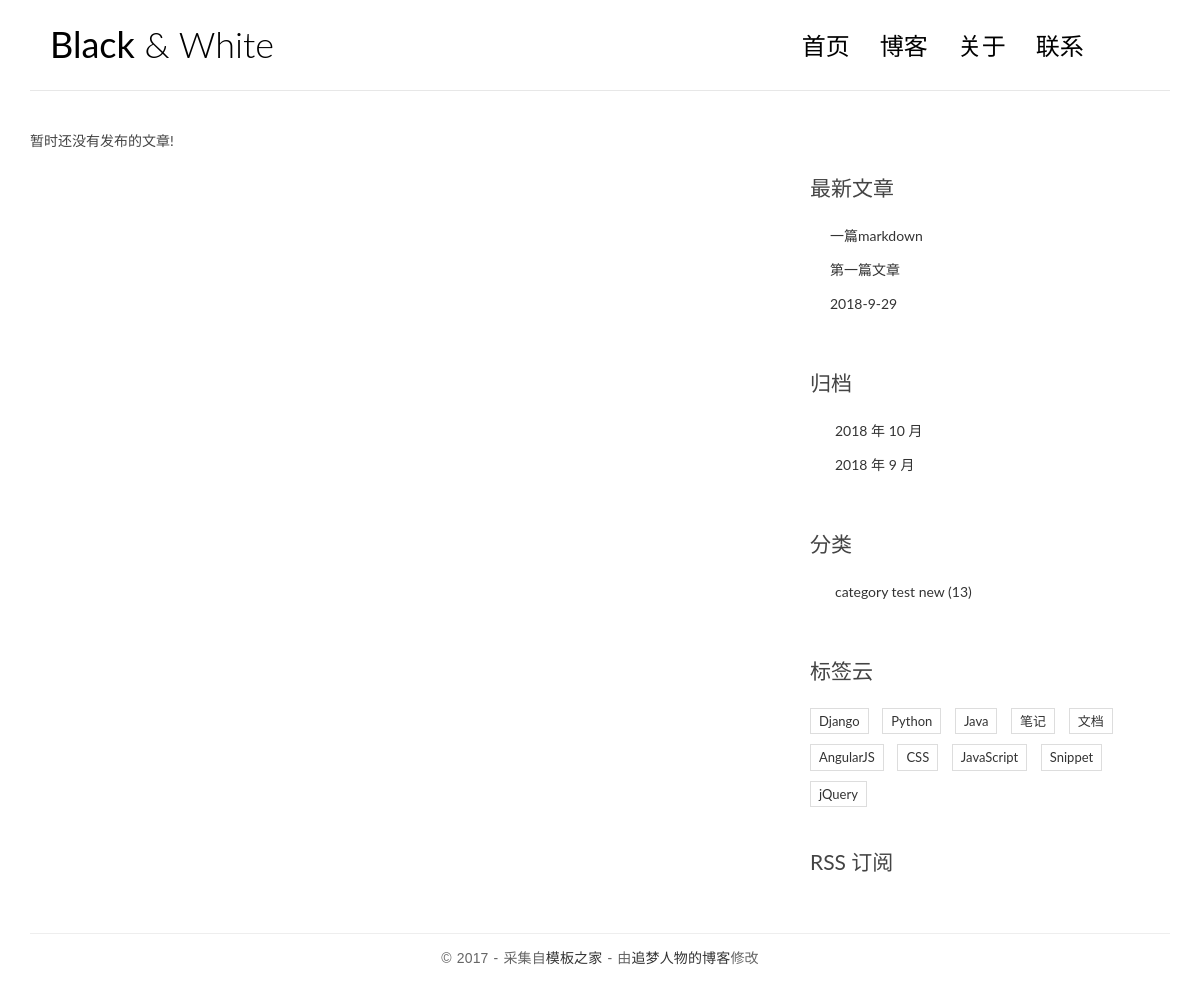
/archives/2018/12/, run on an earlier commit of the app's database.
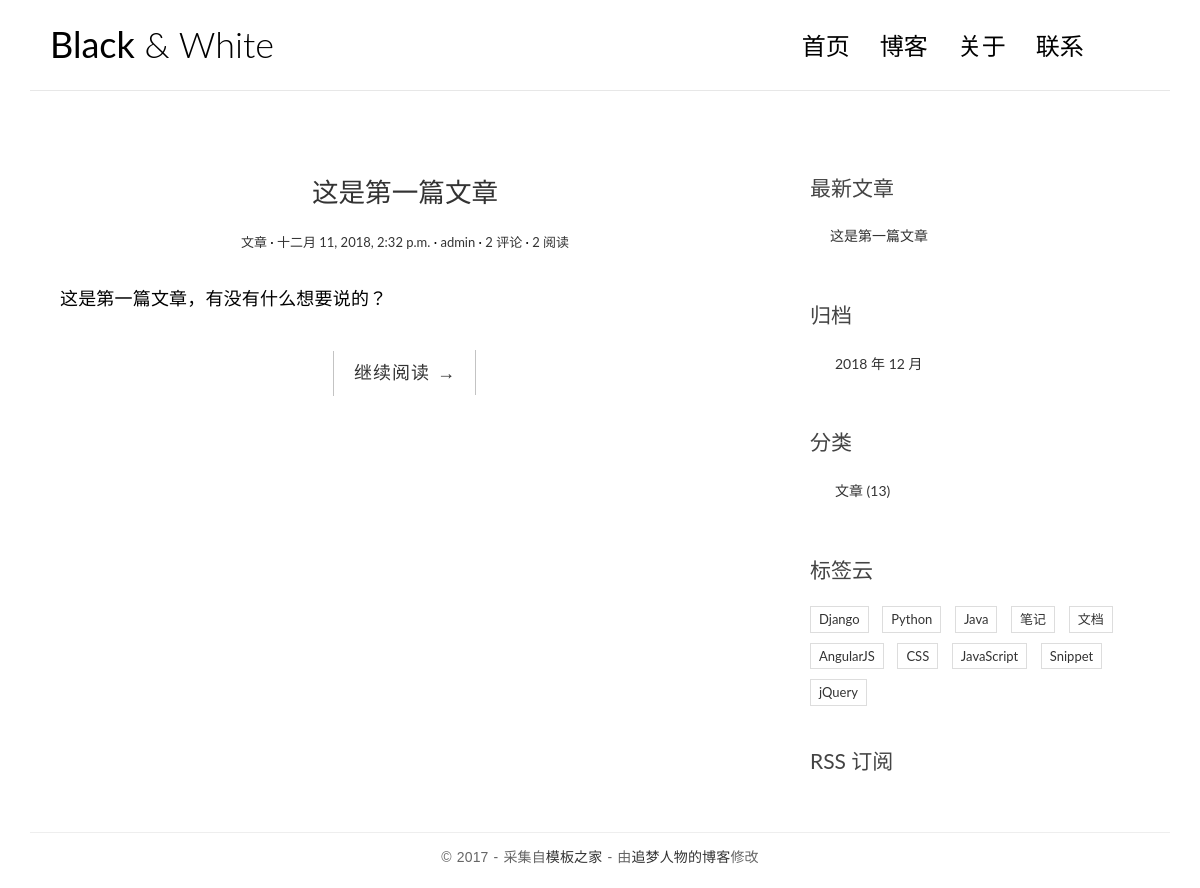
And on a later commit of the database.
### blog/models.py (models this page shows, shortened)
class Post(models.Model):
    title = models.CharField(max_length=70)
    body = models.TextField()
    create_time = models.DateTimeField()
    modified_time = models.DateTimeField()
    excerpt = models.CharField(max_length=200,blank=True)
    category = models.ForeignKey(Category)
    tags = models.ManyToManyField(Tag, blank=True)
    author = models.ForeignKey(User)
    views = models.PositiveIntegerField(default=0)
    def get_absolute_url(self):
        return reverse('blog:detail',kwargs={'pk':self.pk})
    class Meta:
        ordering = ["-create_time"]

class Category(models.Model):
    name = models.CharField(max_length=100)

### blog/views.py (the view)
# urls.py: url(r'^archives/(?P<year>\d{4})/(?P<month>\d{1,2})/$',views.ArchivesView.as_view(), name='archives'),
class ArchivesView(ListView):
    model = Post
    template_name = 'blog/index.html'
    context_object_name = 'post_list'
    def get_queryset(self):
        return super().get_queryset().filter(create_time__year=self.kwargs.get('year'),create_time__month=self.kwargs.get('month'))

### blog/templatetags/blog_tags.py (called while the page is built)
@register.simple_tag
def get_recent_posts(num=5):
    return Post.objects.all().order_by('-create_time')[:num]

@register.simple_tag
def archives():
    return Post.objects.dates('create_time','month',order='DESC')

@register.simple_tag
def get_categories():
    return Category.objects.all()

### templates/blog/index.html (shortened to what this page needs)
{% extends 'base.html' %}
{% block main%}
{% for post in post_list %}
<article class="post post-{{post.pk}}">
    <header class="entry-header">
        <h1 class="entry-title">
            <a href="{{post.get_absolute_url}}">{{post.title}}</a>
        </h1>
        <div class="entry-meta">
            <span class="post-category"><a href="#">{{post.category.name}}</a></span>
            <span class="post-date"><a href="#"><time class="entry-date" datetime="{{post.create_time}}">{{post.create_time}}</time></a></span>
            <span class="post-author"><a href="#">{{post.author}}</a></span>
            <span class="comments-link"><a href="#">{{post.comment_set.count}} 评论</a></span>
            <span class="views-count"><a href="#">{{post.views}} 阅读</a></span>
        </div>
    </header>
    <div class="entry-content clearfix">
        <p>{{post.excerpt}}</p>
        <div class="read-more cl-effect-14">
            <a href="{{post.get_absolute_url}}" class="more-link">继续阅读 <span class="meta-nav">→</span></a>
        </div>
    </div>
</article>
{% empty %}
<div class='no-post'>暂时还没有发布的文章!</div>
{% endfor %}
{% endblock main%}

### templates/base.html (shortened to what this page needs)
{% load staticfiles %}
{% load blog_tags %}
<!DOCTYPE html>
<html>
<head>
    <link rel="stylesheet" href="{% static 'blog/css/bootstrap.min.css' %}">
    <link rel="stylesheet" href="http://code.ionicframework.com/ionicons/2.0.1/css/ionicons.min.css">
    <link rel="stylesheet" href="{% static 'blog/css/pace.css' %}">
    <link rel="stylesheet" href="{% static 'blog/css/custom.css' %}">
    <link rel="stylesheet" href="{% static 'blog/css/highlights/github.css' %}">
</head>
<body>
<div class="container">
    <header id="site-header">
        <div class="row">
            <div class="col-md-4 col-sm-5 col-xs-8">
                <div class="logo">
                    <h1><a href="{% url 'blog:index' %}"><b>Black</b> &amp; White</a></h1>
                </div>
            </div>
            <div class="col-md-8 col-sm-7 col-xs-4">
                <nav class="main-nav" role="navigation">
                    <div class="collapse navbar-collapse" id="bs-example-navbar-collapse-1">
                        <ul class="nav navbar-nav navbar-right">
                            <li class="cl-effect-11"><a href="{% url 'blog:index'%}" data-hover="首页">首页</a></li>
                            <li class="cl-effect-11"><a href="full-width.html" data-hover="博客">博客</a></li>
                            <li class="cl-effect-11"><a href="about.html" data-hover="关于">关于</a></li>
                            <li class="cl-effect-11"><a href="contact.html" data-hover="联系">联系</a></li>
                        </ul>
                    </div>
                </nav>
            </div>
        </div>
    </header>
</div>
<div class="content-body">
    <div class="container">
        <div class="row">
            <main class="col-md-8">
                {% block main %}
                {% endblock main %}
            </main>
            <aside class="col-md-4">
                <div class="widget widget-recent-posts">
                    <h3 class="widget-title">最新文章</h3>
                    {% get_recent_posts as recent_post_list %}
                    <ul>
                        {% for post in recent_post_list %}
                        <li>
                            <a href="{{post.get_absolute_url}}">{{post.title}}</a>
                        </li>
                        {% empty %}
                        暂无文章
                        {% endfor %}
                    </ul>
                </div>
                <div class="widget widget-archives">
                    <h3 class="widget-title">归档</h3>
                    {% archives as date_list %}
                    <ul>
                        {% for date in date_list %}
                        <li>
                            <a href="{% url 'blog:archives' date.year date.month%}">{{date.year}} 年 {{date.month}} 月</a>
                        </li>
                        {% empty %}
                        暂无归档
                        {% endfor %}
                    </ul>
                </div>
                <div class="widget widget-category">
                    <h3 class="widget-title">分类</h3>
                    {% get_categories as category_list %}
                    <ul>
                        {% for category in category_list%}
                        <li>
                            <a href="{% url 'blog:category' category.pk%}">{{category.name}} <span class="post-count">(13)</span></a>
                        </li>
                        {% empty %}
                        暂无分类
                        {% endfor %}
                    </ul>
                </div>
                <div class="widget widget-tag-cloud">
                    <h3 class="widget-title">标签云</h3>
                    <ul>
                        <li>
                            <a href="#">Django</a>
                        </li>
                        <li>
                            <a href="#">Python</a>
                        </li>
                        <li>
                            <a href="#">Java</a>
                        </li>
                        <li>
                            <a href="#">笔记</a>
                        </li>
                        <li>
                            <a href="#">文档</a>
                        </li>
                        <li>
                            <a href="#">AngularJS</a>
                        </li>
                        <li>
                            <a href="#">CSS</a>
                        </li>
                        <li>
                            <a href="#">JavaScript</a>
                        </li>
                        <li>
                            <a href="#">Snippet</a>
                        </li>
                        <li>
                            <a href="#">jQuery</a>
                        </li>
                    </ul>
                </div>
                <div class="rss">
                    <a href=""> RSS 订阅</a>
                </div>
            </aside>
        </div>
    </div>
</div>
<footer id="site-footer">
    <div class="container">
        <div class="row">
            <div class="col-md-12">
                <p class="copyright">&copy 2017 - 采集自<a href="http://www.cssmoban.com/"
                                                        target="_blank" title="模板之家">模板之家</a>
                    - 由<a href="#" title="网页模板" target="_blank">追梦人物的博客</a>修改
                </p>
            </div>
        </div>
    </div>
</footer>
</body>
</html>

### blog/static/blog/css/custom.css (style rules this page uses)
* { outline: none; }
h1, h2, h3, h4, h5, h6 { margin-top: 0; }
b { font-weight: 400; }
a { color: #333; }
body { color: #444; font-family: 'Lato', sans-serif; }
p { font-family: 'Ubuntu', sans-serif; font-weight: 400; word-spacing: 1px; letter-spacing: 0.01em; }
#site-header { background-color: #FFF; padding: 25px 20px; margin-bottom: 40px; border-bottom: 1px solid #e7e7e7; }
.logo h1 a { color: #000; }
.logo h1 { margin: 0; font-family: 'Lato', sans-serif; font-weight: 300; }
.main-nav { margin-top: 11px; max-width: 95%; }
.main-nav a { color: #000000 !important; padding: 0 0 5px 0 !important; margin-right: 30px; font-family: 'Lato', sans-serif; font-weight: 300; font-size: 24px; }
.cl-effect-11 a { padding: 10px 0; color: #0972b4; text-shadow: none; }
.cl-effect-11 a::before { position: absolute; top: 0; left: 0; overflow: hidden; padding: 0 0 5px 0 !important; max-width: 0; border-bottom: 1px solid #000; color: #000; content: attr(data-hover); white-space: nowrap; -webkit-transition: max-width 0.5s; -moz-transition: max-width 0.5s; transition: max-width 0.5s; }
.content-body { padding-bottom: 4em; }
.post { background: #fff; padding: 30px 30px 0; }
.entry-title { text-align: center; font-size: 1.9em; margin-bottom: 20px; line-height: 1.6; padding: 10px 20px 0; }
.entry-meta { text-align: center; color: #DDDDDD; font-size: 13px; margin-bottom: 30px; }
.entry-content { font-size: 18px; line-height: 1.9; font-weight: 300; color: #000; }
.post-category::after, .post-date::after, .post-author::after, .comments-link::after { content: ' ·'; color: #000; }
.read-more { font-family: 'Ubuntu', sans-serif; font-weight: 400; word-spacing: 1px; letter-spacing: 0.01em; text-align: center; margin-top: 20px; }
.cl-effect-14 a { padding: 0 20px; height: 45px; line-height: 45px; position: relative; display: inline-block; margin: 15px 25px; letter-spacing: 1px; font-weight: 400; text-shadow: 0 0 1px rgba(255, 255, 255, 0.3); }
.cl-effect-14 a::before, .cl-effect-14 a::after { position: absolute; width: 45px; height: 1px; background: #C3C3C3; content: ''; -webkit-transition: all 0.3s; -moz-transition: all 0.3s; transition: all 0.3s; pointer-events: none; }
.cl-effect-14 a::before { top: 0; left: 0; -webkit-transform: rotate(90deg); -moz-transform: rotate(90deg); transform: rotate(90deg); -webkit-transform-origin: 0 0; -moz-transform-origin: 0 0; transform-origin: 0 0; }
.cl-effect-14 a::after { right: 0; bottom: 0; -webkit-transform: rotate(90deg); -moz-transform: rotate(90deg); transform: rotate(90deg); -webkit-transform-origin: 100% 0; -moz-transform-origin: 100% 0; transform-origin: 100% 0; }
.widget { background: #fff; padding: 30px 0 0; }
.widget-title { font-size: 1.5em; margin-bottom: 20px; line-height: 1.6; padding: 10px 0 0; font-weight: 400; }
.widget-recent-posts ul { padding: 0; margin: 0; padding-left: 20px; }
.widget-recent-posts ul li { list-style-type: none; position: relative; line-height: 170%; margin-bottom: 10px; }
.widget-recent-posts ul li::before { content: '\f3d3'; font-family: "Ionicons"; position: absolute; left: -17px; top: 3px; font-size: 16px; color: #000; }
.widget-archives ul { padding: 0; margin: 0; padding-left: 25px; }
.widget-archives ul li { list-style-type: none; position: relative; line-height: 170%; margin-bottom: 10px; }
.widget-archives ul li::before { content: '\f3f3'; font-family: "Ionicons"; position: absolute; left: -25px; top: 1px; font-size: 16px; color: #000; }
.widget-category ul { padding: 0; margin: 0; padding-left: 25px; }
.widget-category ul li { list-style-type: none; position: relative; line-height: 170%; margin-bottom: 10px; }
.widget-category ul li::before { content: '\f3fe'; font-family: "Ionicons"; position: absolute; left: -25px; top: 1px; font-size: 18px; color: #000; }
.widget-tag-cloud ul { padding: 0; margin: 0; margin-right: -10px; }
.widget-tag-cloud ul li { list-style-type: none; font-size: 13px; display: inline-block; margin-right: 10px; margin-bottom: 10px; padding: 3px 8px; border: 1px solid #ddd; }
.rss { font-size: 21px; margin-top: 30px; }
.rss a { color: #444; }
#site-footer { padding-top: 10px; padding: 0 0 1.5em 0; }
.copyright { text-align: center; padding-top: 1em; margin: 0; border-top: 1px solid #eee; color: #666; }

What changed in the data, as far as the page shows it:
removed Post: title "一篇markdown", shown under "最新文章"
removed Post: title "第一篇文章", shown under "最新文章"
removed Post: title "2018-9-29", shown under "最新文章"
added Post: title "这是第一篇文章", category.name "文章", create_time "十二月 11, 2018, 2:32 p.m.", author "admin", comment_set.count "2", views "2", excerpt "这是第一篇文章，有没有什么想要说的？"
changed Category: name "category test new" → "文章"
Also different on the page:
new list line: "2018 年 12 月"
text no longer shown: "暂时还没有发布的文章!"
list line gone: "2018 年 10 月"
list line gone: "2018 年 9 月"
